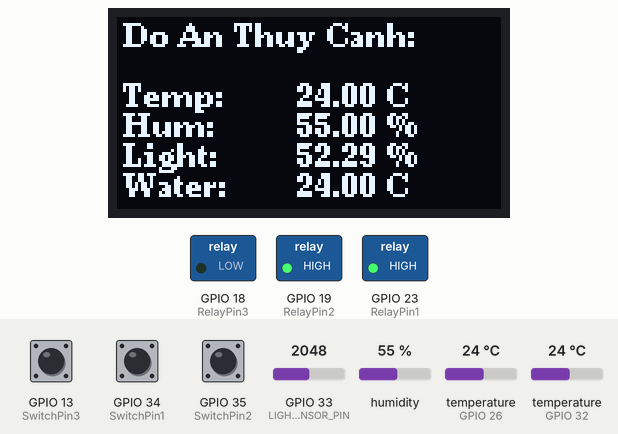
The sketch below on a simulated ESP32. On the bench: 128×64 one-colour display, switched loads named in the sketch (green lamp = pin HIGH). The test bench sets the inputs (shaded band); at power-on: GPIO 33 (LIGHT_SENSOR_PIN) = 2048, GPIO 34 (SwitchPin1) HIGH, GPIO 13 (SwitchPin3) HIGH, GPIO 35 (SwitchPin2) HIGH, humidity 55 %, temperature (sensors on GPIO 26, GPIO 32) 24 °C. WiFi joins after 1.5 s; servers stay silent unless stated; uploads are accepted with an empty reply; what the sketch prints to the serial monitor is not drawn.

Above: at 8.2 s.
8.3 s: GPIO 33 (LIGHT_SENSOR_PIN) set to 2659
At 18.0 s:
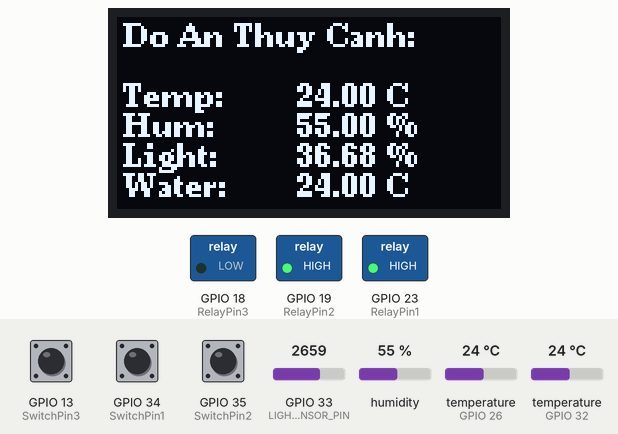
19.1 s: GPIO 33 (LIGHT_SENSOR_PIN) set to 2770
At 28.0 s:
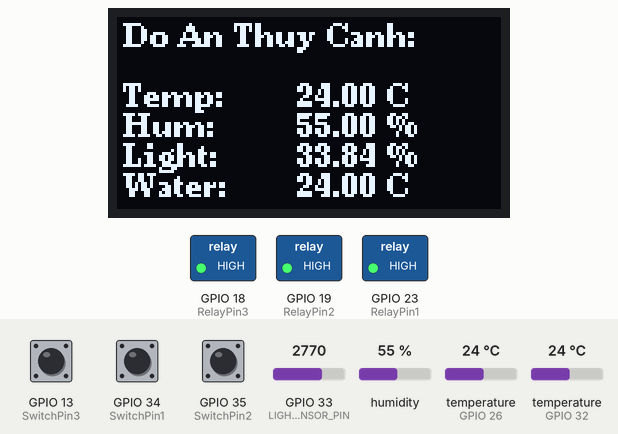
29.1 s: GPIO 34 (SwitchPin1) pulled LOW for 0.15 s
At 30.2 s:
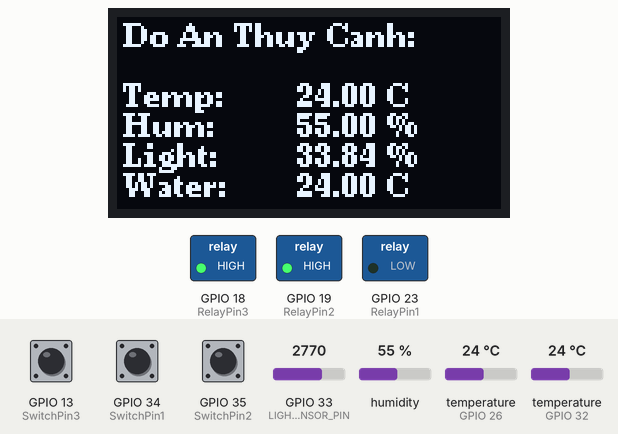
30.7 s: GPIO 13 (SwitchPin3) pulled LOW for 0.15 s
At 31.3 s:
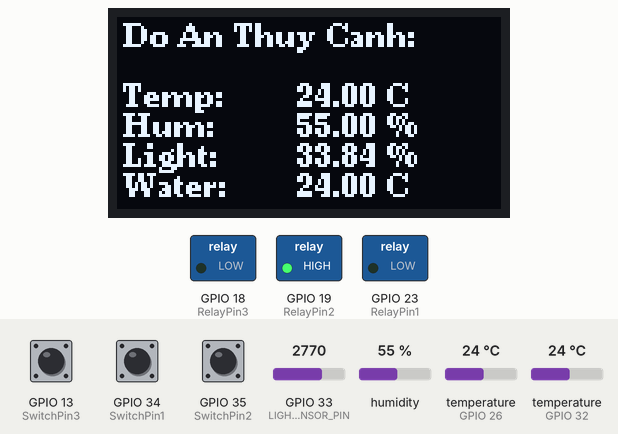
39.1 s: GPIO 35 (SwitchPin2) pulled LOW for 0.15 s
At 40.1 s:
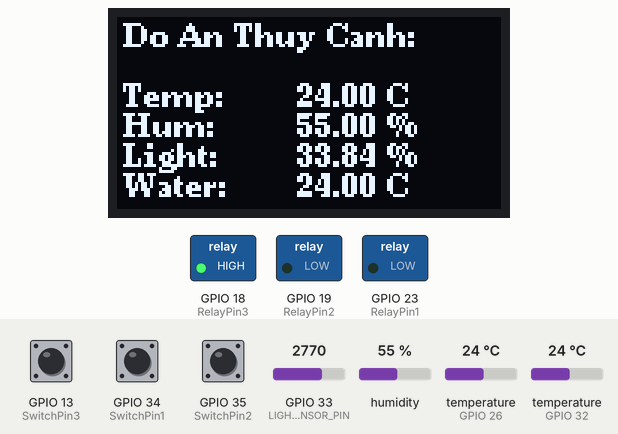
40.7 s: GPIO 34 (SwitchPin1) pulled LOW for 1 s
At 43.0 s:
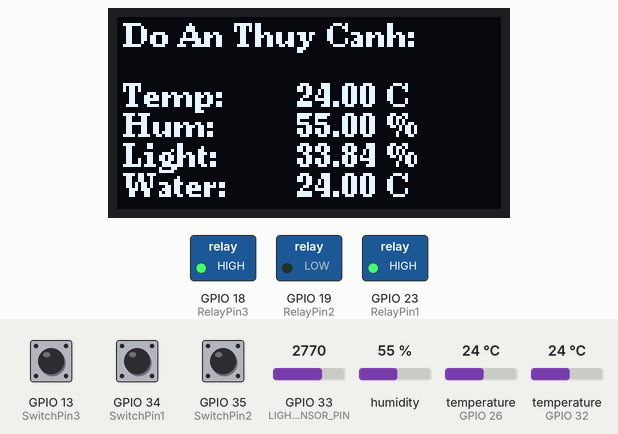
Timing chart, 0 to 44.5 s (numbered marks = the images above; inputs shaded):
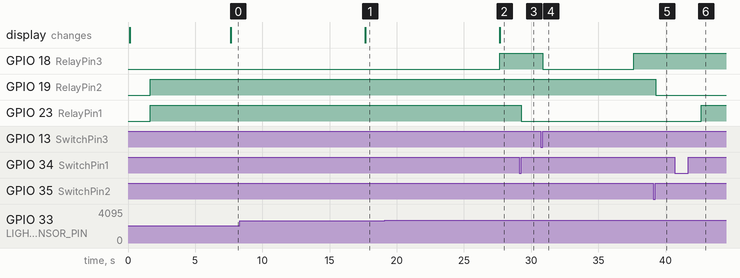

Measured:
- the behaviour switches between 2724 and 2725 on GPIO 33 (LIGHT_SENSOR_PIN) (found by bisection; images 1 and 2)
- after the input at 8.3 s, the display: changes after 9.3 s (image 1)
- after the input at 19.1 s, GPIO 18 (RelayPin3): LOW → HIGH after 8.5 s; the display: first differs from a run without the input after 8.5 s (image 2)
- after the input at 29.1 s, GPIO 23 (RelayPin1): HIGH → LOW after 0.18 s
- after the input at 30.7 s, GPIO 18 (RelayPin3): HIGH → LOW after 0.17 s, → HIGH 6.8 s later
- after the input at 39.1 s, GPIO 19 (RelayPin2): HIGH → LOW after 0.17 s
- after the input at 40.7 s, GPIO 23 (RelayPin1): LOW → HIGH after 1.9 s

The sketch:

doantotnghiep.ino
```cpp
#include <WiFi.h>
#include <WebSocketsClient.h>
#include <Arduino.h>
#include <ArduinoJson.h>
#include <Wire.h>
#include <U8g2lib.h>
#include <DHT.h>
#include <OneWire.h>
#include <DallasTemperature.h>
#include <arduino-timer.h>
#include <HTTPClient.h>
#include <AceButton.h>
#include <DHT_U.h>

using namespace ace_button;

auto timer = timer_create_default();

// Thông số WiFi
const char* ssid = "iPhone của Lộc";
const char* password = "123456789";

// Thông số IP và port
const char* serverIP = "159.223.77.123";
unsigned int port = 80;

WiFiClient wifiClient;
WebSocketsClient webSocket;

bool isConnected = false;


#define VPIN_RELAY1 "V1"
#define VPIN_RELAY2 "V2"
#define VPIN_RELAY3 "V3"

#define sensor_hum "V7"
#define sensor_temp "V8"
#define sensor_temp_water "V9"
#define sensor_light "V4"

// Định nghĩa các chân relay
#define RelayPin1 23
#define RelayPin2 19
#define RelayPin3 18


// Định nghĩa các chân button
#define SwitchPin1 34
#define SwitchPin2 35
#define SwitchPin3 13


#define DHTTYPE DHT22
#define DHTPIN 32
//#define WATER_SENSOR_PIN 33
#define LIGHT_SENSOR_PIN 33
#define ONE_WIRE_BUS 26

// Khai báo đối tượng DHT
DHT dht(DHTPIN, DHTTYPE);

// Khai báo đối tượng OneWire và DallasTemperature
OneWire oneWire(ONE_WIRE_BUS);
DallasTemperature sensors(&oneWire);

ButtonConfig config1;AceButton button1(&config1);
ButtonConfig config2;AceButton button2(&config2);
ButtonConfig config3;AceButton button3(&config3);
bool status[10];

U8G2_SSD1306_128X64_NONAME_F_HW_I2C u8g2(U8G2_R0, /* reset=*/U8X8_PIN_NONE);

// Biến đếm số lần đọc cảm biến
int readCount = 0;
float accumulatedTemperature = 0;
float accumulatedHumidity = 0;
//float accumulatedWaterLevel = 0;
float accumulatedLightLevel = 0;
float accumulatedDallasTemp = 0;
//float accumulatedPhValue = 0;

bool relay3Status = false;

void button1Handler(AceButton* button, uint8_t eventType, uint8_t buttonState);
void button2Handler(AceButton* button, uint8_t eventType, uint8_t buttonState);
void button3Handler(AceButton* button, uint8_t eventType, uint8_t buttonState);

void handleWebSocketMessage(uint8_t* payload, size_t length) {
  String message = String((char*)payload);
    if (message.startsWith("{\"V")) {
      DynamicJsonDocument doc(1024);
      deserializeJson(doc, message);
      if (doc.containsKey(VPIN_RELAY1)) {
        int relayValue = doc[VPIN_RELAY1].as<int>();
        digitalWrite(RelayPin1, relayValue);
        Serial.printf("Relay 1 status: %d\n", relayValue);
        Serial.print(relayValue);
      }
      if (doc.containsKey(VPIN_RELAY2)) {
        int relayValue = doc[VPIN_RELAY2].as<int>();
        digitalWrite(RelayPin2, relayValue);
        Serial.printf("Relay 2 status: %d\n", relayValue);
        Serial.print(relayValue);
      }
      if (doc.containsKey(VPIN_RELAY3)) {
        int relayValue = doc[VPIN_RELAY3].as<int>();
        digitalWrite(RelayPin3, relayValue);
        Serial.printf("Relay 3 status: %d\n", relayValue);
        Serial.print(relayValue);
      }

    }
}

void webSocketEvent(WStype_t type, uint8_t* payload, size_t length) {
  switch (type) {
    case WStype_DISCONNECTED:
      Serial.println("WebSocket disconnected");
      isConnected = false;
      break;
    case WStype_CONNECTED:
      Serial.println("WebSocket connected");
      isConnected = true;
      break;
    case WStype_TEXT:
      Serial.printf("Received message: %s\n", payload);
      handleWebSocketMessage(payload, length);
      break;
    default:
      break;
  }
}

void setup() {
  Serial.begin(115200);
  delay(100);
  Serial.println();
  Serial.print("Connecting to ");
  Serial.println(ssid);

  WiFi.begin(ssid, password);
  dht.begin();
  sensors.begin();
  u8g2.begin();

  while (WiFi.status() != WL_CONNECTED) {
    delay(250);
    Serial.print(".");
  }
  Serial.println("");
  Serial.println("WiFi connected");

  webSocket.begin(serverIP, port, "/ws/update_relay/");
  webSocket.onEvent(webSocketEvent);

  pinMode(RelayPin1, OUTPUT);
  pinMode(RelayPin2, OUTPUT);
  pinMode(RelayPin3, OUTPUT);
  pinMode(SwitchPin1, INPUT_PULLUP);
  pinMode(SwitchPin2, INPUT_PULLUP);
  pinMode(SwitchPin3, INPUT_PULLUP);
  config1.setEventHandler(button1Handler);
  config2.setEventHandler(button2Handler);
  config3.setEventHandler(button3Handler);
  button1.init(SwitchPin1);
  button2.init(SwitchPin2);
  button3.init(SwitchPin3);

  digitalWrite(RelayPin1, HIGH);
  digitalWrite(RelayPin2, HIGH);

  timer.every(5000, readSensors, nullptr);
}

void loop() {
   if (!isConnected) {
    Serial.println("Attempting to reconnect WebSocket...");
  }
  webSocket.loop();

  button1.check();
  button2.check();
  button3.check();
  timer.tick();
}
bool readSensors(void* arg) {
  sensors.requestTemperatures();
  float dallasTemp = sensors.getTempCByIndex(0);
  int lightLevel = analogRead(LIGHT_SENSOR_PIN);
  float lightPercentage = ((float)(lightLevel - 4095) / (180 - 4095)) * 100;
  float h = dht.readHumidity();
  float t = dht.readTemperature();
  updateSensorValues(t, h, dallasTemp, lightPercentage);
  accumulatedTemperature += t;
  accumulatedHumidity += h;
  accumulatedLightLevel += lightLevel;
  accumulatedDallasTemp += dallasTemp;
  readCount++;

   if (readCount == 10 || readCount == 1) {
u8g2.clearBuffer();
    u8g2.setFont(u8g2_font_ncenB08_tr);
    u8g2.drawStr(2, 10, "Do An Thuy Canh: ");
    u8g2.setCursor(6222222222222222222222222222222222222222222222222222222222222222222222222222222222222222222222222222222222224, 10);
    u8g2.drawStr(2, 30, "Temp: ");
    u8g2.setCursor(60, 30);
    u8g2.print(t);
    u8g2.println(" °C"); // \xb0 là mã ký tự độ
    u8g2.drawStr(2, 40, "Hum: ");
    u8g2.setCursor(60, 40);
    u8g2.print(h);
    u8g2.println(" %");
    // u8g2.drawStr(2, 30, "Avg Water: ");
    // u8g2.setCursor(60, 30);
    // u8g2.print(waterLevelPercent);
    u8g2.drawStr(2, 50, "Light: ");
    u8g2.setCursor(60, 50);
    u8g2.print(lightPercentage);
    u8g2.println(" %");
    u8g2.drawStr(2, 60, "Water: ");
    u8g2.setCursor(60, 60);
    u8g2.print(dallasTemp);
    u8g2.println(" °C"); // \xb0 là mã ký tự độ
    u8g2.sendBuffer();


  // Kiểm tra độ sáng và bật relay 3 nếu cần
 if (lightPercentage < 35.0) { // Kiểm tra xem độ sáng có dưới 35% không
    if (!relay3Status) {
        digitalWrite(RelayPin3, HIGH);
        relay3Status = true;
        Serial.println("Relay 3 turned ON due to low light level");
    }
}

// Bỏ phần tắt relay khi độ sáng đủ

return true;
}

    readCount = 0;
    accumulatedTemperature = 0;
    accumulatedHumidity = 0;
    //accumulatedWaterLevel = 0;
    accumulatedLightLevel = 0;
    accumulatedDallasTemp = 0;
    //accumulatedPhValue = 0;

  return true;
}

void updateSensorValues(float t, float h, float dallasTemp, float lightPercentage) {
  if (WiFi.status() == WL_CONNECTED) {
    HTTPClient http;
String url = String("http://") + serverIP + ":" + String(port) + "/update_multi/?V7=" + String(h) + "&V8=" + String(t) + "&V9=" + String(dallasTemp) + "&V4=" + String(lightPercentage);
    http.begin(url);
    int httpResponseCode = http.GET();
    if (httpResponseCode > 0) {
      Serial.printf("HTTP Response code: %d\n", httpResponseCode);
    } else {
      Serial.println("Error on HTTP request, code: " + String(httpResponseCode));
    }
    http.end();
  } else {
    Serial.println("WiFi Disconnected");
  }
}

void button1Handler(AceButton* button, uint8_t eventType, uint8_t buttonState) {
  Serial.println("EVENT1");
  switch (eventType) {
    case AceButton::kEventReleased:
      {
        int value = 0;
        if (digitalRead(RelayPin1) == 1) {
          digitalWrite(RelayPin1, LOW);
        } else {
          digitalWrite(RelayPin1, HIGH);
          value = 1;
        }
        status[1] = (value == 1) ? true : false;
        Serial.println(value);
        break;
      }
  }
}
void button2Handler(AceButton* button, uint8_t eventType, uint8_t buttonState) {
  Serial.println("EVENT2");
  switch (eventType) {
    case AceButton::kEventReleased:
      {
        int value = 0;
        if (digitalRead(RelayPin2) == 1) {
          digitalWrite(RelayPin2, LOW);
        } else {
          digitalWrite(RelayPin2, HIGH);
          value = 1;
        }
        status[2] = (value == 1) ? true : false;
        Serial.println(value);
        break;
      }
  }
}
void button3Handler(AceButton* button, uint8_t eventType, uint8_t buttonState) {
  Serial.println("EVENT3");
  switch (eventType) {
    case AceButton::kEventReleased:
      {
        int value = 0;
        if (digitalRead(RelayPin3) == 1) {
          digitalWrite(RelayPin3, LOW);
        } else {
          digitalWrite(RelayPin3, HIGH);
          value = 1;
        }
        status[3] = (value == 1) ? true : false;
        relay3Status = (value == 1) ? true : false;
        Serial.println(value);
        break;
      }
  }
}
```
